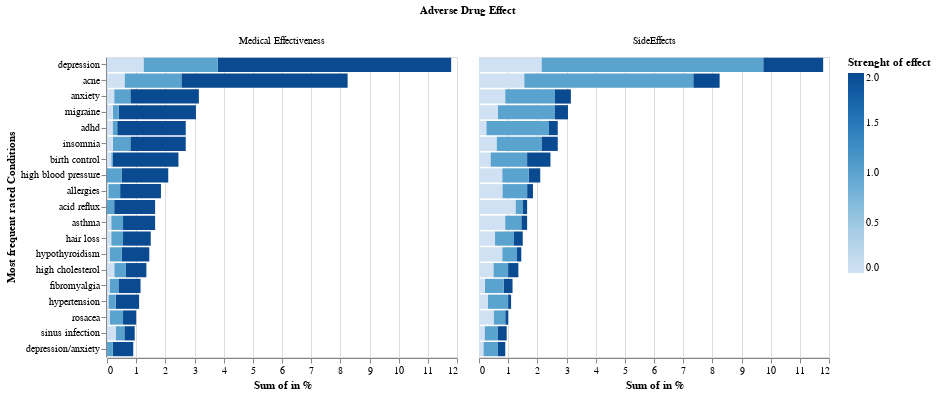

This figure's notebook cell:
### Markdown cell above
## Top 20 Conditions - Visualization in respect to the Frequency of side effects and effectiveness

### Code cell
top20_conditions =df.groupby(['condition'])[['rating']].count().sort_values(by='rating', ascending= False)[:21]

index= list(top20_conditions.index)

df_20 =df[df['condition'].isin(index) ]

df_20.drop(columns=['Unnamed: 0','urlDrugName', 'benefitsReview', 'sideEffectsReview', 'commentsReview'], inplace = True)

df_20.columns

df_201 = df_20.drop(columns='sideEffects')
df_201['Adverse Drug Effect']= 'Medical Effectiveness'

df_202 = df_20.drop(columns='effectiveness')

df_202.rename(columns = {'sideEffects':'effectiveness'}, inplace = True)
df_202['Adverse Drug Effect']= 'SideEffects'

df_203 = df_201.append(df_202)

df_203.head()

df_203.rename(columns={'condition':'Most frequent rated Conditions','effectiveness':'Strenght of effect'}, inplace = True)

df_203['in %']= round((1/df_203['rating'].count())*100,1)


df_203['Most frequent rated Conditions'].replace('migraines','migraine', inplace = True)
df_203['Most frequent rated Conditions'].replace('add','adhd', inplace = True)
df_203['in %']= round((1/df_203['rating'].count())*100,2)

alt.Chart(df_203).mark_bar().encode(
    column='Adverse Drug Effect',
    x='sum(in %):Q',
    y=alt.Y('Most frequent rated Conditions', sort=alt.EncodingSortField(field="Most frequent rated Conditions", op="count", order='descending')),
    color='Strenght of effect'
).properties(width=350)

### Figure 1 — Vega-Lite specification as saved in the notebook (floating-point values rounded to 4 significant figures; data arrays with more than 128 entries replaced by an {"elided": "..."} marker saying what was removed)
{"$schema": "https://vega.github.io/schema/vega-lite/v2.6.0.json", "config": {"view": {"height": 300, "width": 400}}, "data": {"name": "data-c30916845402b6d723bda8e8a1a3aa88"}, "datasets": {"data-c30916845402b6d723bda8e8a1a3aa88": {"elided": "2030 records"}}, "encoding": {"color": {"field": "Strenght of effect", "type": "quantitative"}, "column": {"field": "Adverse Drug Effect", "type": "nominal"}, "x": {"aggregate": "sum", "field": "in %", "type": "quantitative"}, "y": {"field": "Most frequent rated Conditions", "sort": {"field": "Most frequent rated Conditions", "op": "count", "order": "descending"}, "type": "nominal"}}, "mark": "bar", "width": 350}
